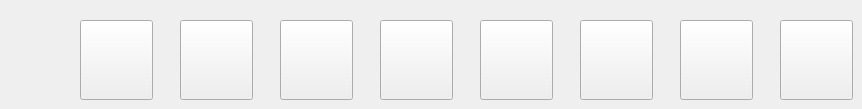
      <widget class="QWidget" name="tab_12">
       <property name="autoFillBackground">
        <bool>true</bool>
       </property>
       <attribute name="title">
        <string>Alterego</string>
       </attribute>
       <widget class="QPushButton" name="servant_cal_164">
        <property name="geometry">
         <rect>
          <x>580</x>
          <y>20</y>
          <width>73</width>
          <height>80</height>
         </rect>
        </property>
        <property name="text">
         <string notr="true"/>
        </property>
        <property name="icon">
         <iconset resource="resource.qrc">
          <normaloff>:/resource/head/164.jpg</normaloff>:/resource/head/164.jpg</iconset>
        </property>
        <property name="iconSize">
         <size>
          <width>80</width>
          <height>80</height>
         </size>
        </property>
        <property name="autoRepeat">
         <bool>false</bool>
        </property>
       </widget>
       <widget class="QPushButton" name="servant_cal_224">
        <property name="geometry">
         <rect>
          <x>380</x>
          <y>20</y>
          <width>73</width>
          <height>80</height>
         </rect>
        </property>
        <property name="text">
         <string notr="true"/>
        </property>
        <property name="icon">
         <iconset resource="resource.qrc">
          <normaloff>:/resource/head/224.jpg</normaloff>:/resource/head/224.jpg</iconset>
        </property>
        <property name="iconSize">
         <size>
          <width>80</width>
          <height>80</height>
         </size>
        </property>
        <property name="autoRepeat">
         <bool>false</bool>
        </property>
       </widget>
       <widget class="QPushButton" name="servant_cal_163">
        <property name="geometry">
         <rect>
          <x>80</x>
          <y>20</y>
          <width>73</width>
          <height>80</height>
         </rect>
        </property>
        <property name="text">
         <string notr="true"/>
        </property>
        <property name="icon">
         <iconset resource="resource.qrc">
          <normaloff>:/resource/head/163.jpg</normaloff>:/resource/head/163.jpg</iconset>
        </property>
        <property name="iconSize">
         <size>
          <width>80</width>
          <height>80</height>
         </size>
        </property>
        <property name="autoRepeat">
         <bool>false</bool>
        </property>
       </widget>
       <widget class="QPushButton" name="servant_cal_238">
        <property name="geometry">
         <rect>
          <x>480</x>
          <y>20</y>
          <width>73</width>
          <height>80</height>
         </rect>
        </property>
        <property name="text">
         <string notr="true"/>
        </property>
        <property name="icon">
         <iconset resource="resource.qrc">
          <normaloff>:/resource/head/238.jpg</normaloff>:/resource/head/238.jpg</iconset>
        </property>
        <property name="iconSize">
         <size>
          <width>80</width>
          <height>80</height>
         </size>
        </property>
        <property name="autoRepeat">
         <bool>false</bool>
        </property>
       </widget>
       <widget class="QPushButton" name="servant_cal_209">
        <property name="geometry">
         <rect>
          <x>280</x>
          <y>20</y>
          <width>73</width>
          <height>80</height>
         </rect>
        </property>
        <property name="text">
         <string notr="true"/>
        </property>
        <property name="icon">
         <iconset resource="resource.qrc">
          <normaloff>:/resource/head/209.jpg</normaloff>:/resource/head/209.jpg</iconset>
        </property>
        <property name="iconSize">
         <size>
          <width>80</width>
          <height>80</height>
         </size>
        </property>
        <property name="autoRepeat">
         <bool>false</bool>
        </property>
       </widget>
       <widget class="QPushButton" name="servant_cal_191">
        <property name="geometry">
         <rect>
          <x>780</x>
          <y>20</y>
          <width>73</width>
          <height>80</height>
         </rect>
        </property>
        <property name="text">
         <string notr="true"/>
        </property>
        <property name="icon">
         <iconset resource="resource.qrc">
          <normaloff>:/resource/head/191.jpg</normaloff>:/resource/head/191.jpg</iconset>
        </property>
        <property name="iconSize">
         <size>
          <width>80</width>
          <height>80</height>
         </size>
        </property>
        <property name="autoRepeat">
         <bool>false</bool>
        </property>
       </widget>
       <widget class="QPushButton" name="servant_cal_167">
        <property name="geometry">
         <rect>
          <x>180</x>
          <y>20</y>
          <width>73</width>
          <height>80</height>
         </rect>
        </property>
        <property name="text">
         <string notr="true"/>
        </property>
        <property name="icon">
         <iconset resource="resource.qrc">
          <normaloff>:/resource/head/167.jpg</normaloff>:/resource/head/167.jpg</iconset>
        </property>
        <property name="iconSize">
         <size>
          <width>80</width>
          <height>80</height>
         </size>
        </property>
        <property name="autoRepeat">
         <bool>false</bool>
        </property>
       </widget>
       <widget class="QPushButton" name="servant_cal_190">
        <property name="geometry">
         <rect>
          <x>680</x>
          <y>20</y>
          <width>73</width>
          <height>80</height>
         </rect>
        </property>
        <property name="text">
         <string notr="true"/>
        </property>
        <property name="icon">
         <iconset resource="resource.qrc">
          <normaloff>:/resource/head/190.jpg</normaloff>:/resource/head/190.jpg</iconset>
        </property>
        <property name="iconSize">
         <size>
          <width>80</width>
          <height>80</height>
         </size>
        </property>
        <property name="autoRepeat">
         <bool>false</bool>
        </property>
       </widget>
      </widget>
